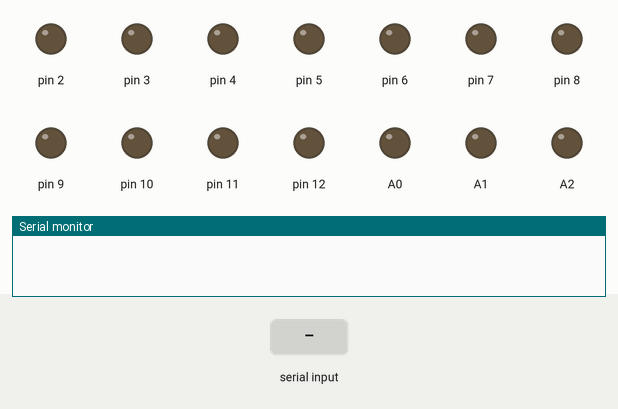
A sketch run on a simulated Arduino Uno, built with avr-gcc and run on an emulated ATmega328P. Shown: output pins drawn as LEDs (lit = HIGH), the last lines printed to the serial monitor. The test bench sets the inputs (shaded band).

Above: at 1.2 s.
1.3 s: "255\n" received over Serial
At 2.1 s:
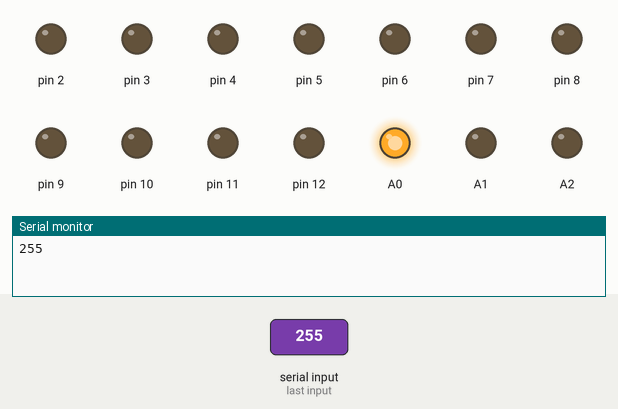
3.8 s: "254\n" received over Serial
At 4.3 s:
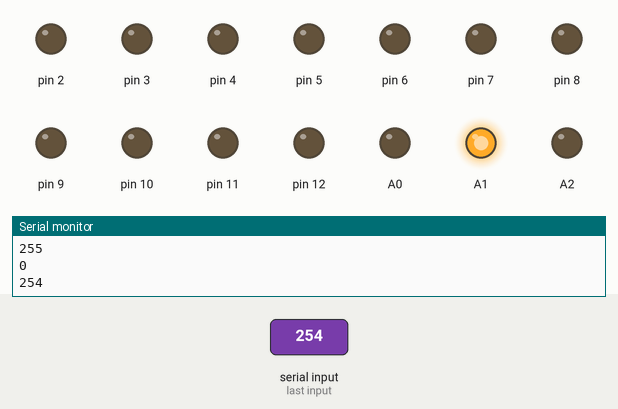
5.3 s: "253\n" received over Serial
At 6.5 s:
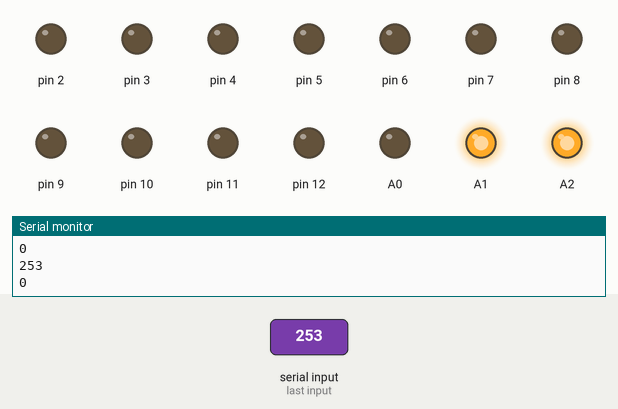
6.8 s: "1\n" received over Serial
At 7.7 s:
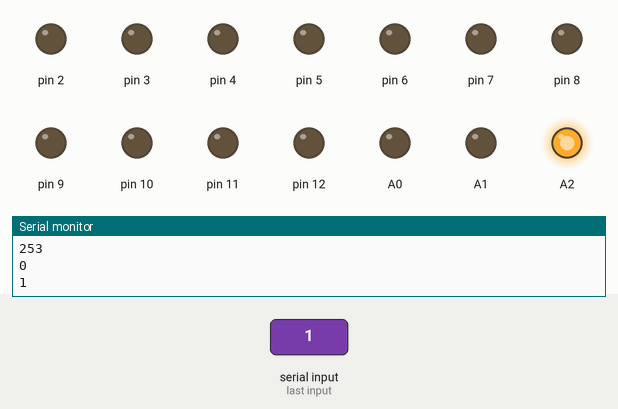
8.3 s: "5\n" received over Serial
At 8.8 s:
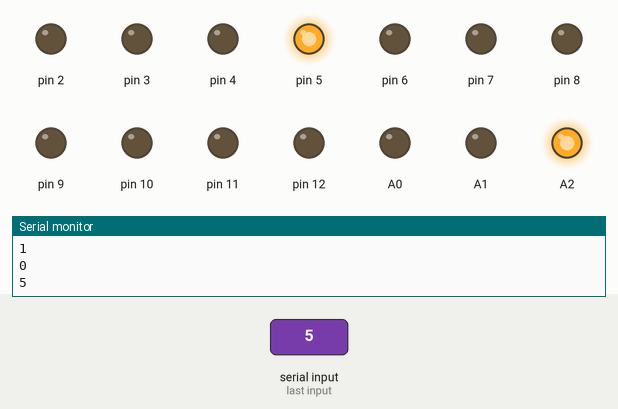
9.8 s: "255\n" received over Serial
At 10.6 s:
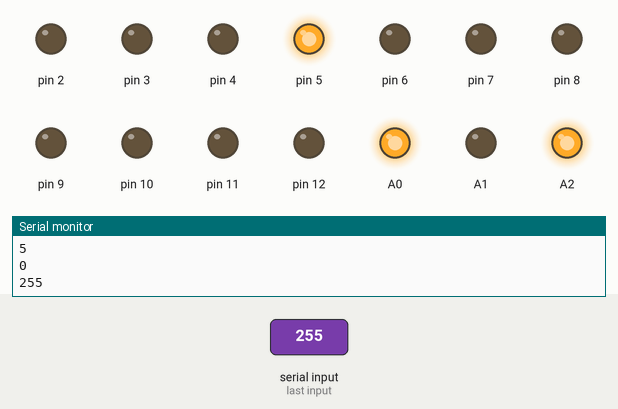
Timing chart, 0 to 12.8 s (numbered marks = the images above; inputs shaded):
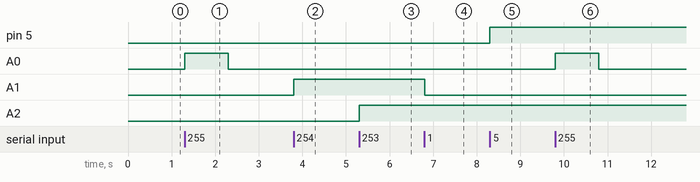

Measured:
- after the input at 1.3 s, A0: LOW → HIGH at once, → LOW 1.0 s later
- after the input at 3.8 s, A1: LOW → HIGH at once
- after the input at 5.3 s, A2: LOW → HIGH at once
- after the input at 6.8 s, A1: HIGH → LOW at once
- after the input at 8.3 s, pin 5: LOW → HIGH at once
- after the input at 9.8 s, A0: LOW → HIGH at once, → LOW 1.0 s later

The sketch:

Home_Automation3.ino
```cpp
int a;
void setup()
{
  Serial.begin(9600);
  pinMode(2, OUTPUT);
  pinMode(3, OUTPUT);
  pinMode(4, OUTPUT);
  pinMode(5, OUTPUT);
  pinMode(6, OUTPUT);
  pinMode(7, OUTPUT);
  pinMode(8, OUTPUT);
  pinMode(9, OUTPUT);
  pinMode(10, OUTPUT);
  pinMode(11, OUTPUT);
  pinMode(12, OUTPUT);
  pinMode(13, OUTPUT);
  pinMode(A0, OUTPUT);
  pinMode(A1, OUTPUT);
  pinMode(A2, OUTPUT);
  pinMode(A3, OUTPUT);
  pinMode(A4, OUTPUT);
  pinMode(A5, OUTPUT);
}
void loop()
{
  while(Serial.available())
  {
    a = Serial.parseInt();
    if (a>1){
   digitalWrite(a , !digitalRead(a));
    }
    if(a==255 || a==0)
  analogWrite(A0, a);
   if(a==254 || a==1)
  analogWrite(A1, a);
   if(a==253 || a==2)
  analogWrite(A2, a);
   if(a==252 || a==3)
  analogWrite(A3, a);
   if(a==251 || a==4)
  analogWrite(A4, a);
   if(a==250 || a==5)
  analogWrite(A5, a);
      Serial.println(a);
  }
  }
```
